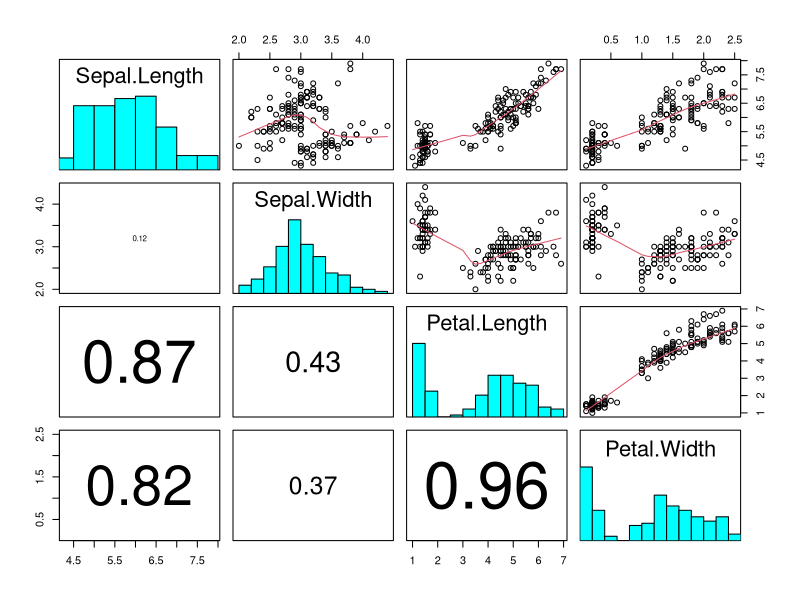
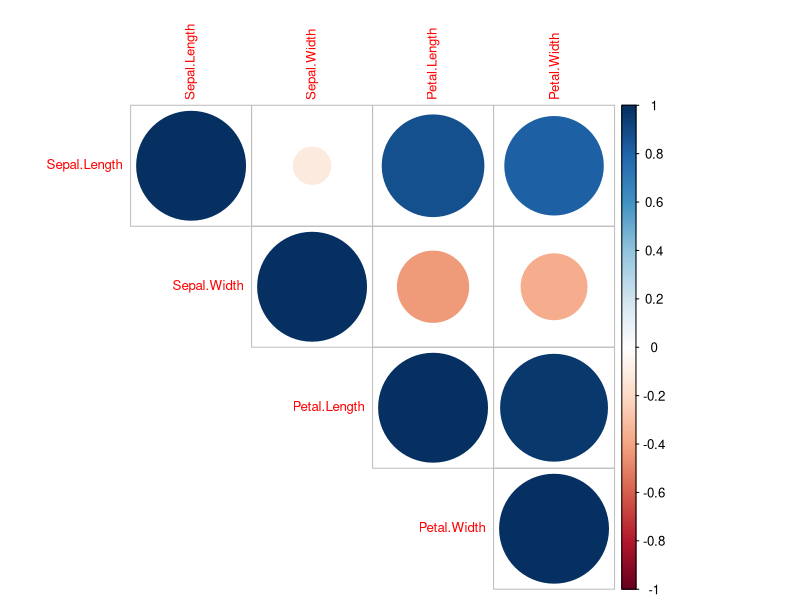
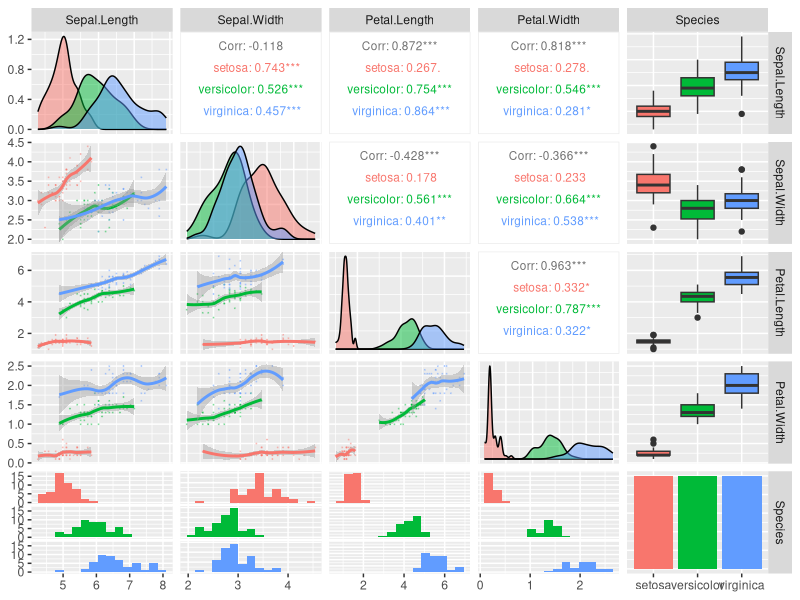

Write R code to recreate these figures, in order.

library(tidyverse)
library(datasets)

##### Paloma exploratory plot #####

panel.hist <- function(x, ...)
{
  usr <- par("usr"); on.exit(par(usr))
  par(usr = c(usr[1:2], 0, 1.5) )
  h <- hist(x, plot = FALSE)
  breaks <- h$breaks; nB <- length(breaks)
  y <- h$counts; y <- y/max(y)
  rect(breaks[-nB], 0, breaks[-1], y, col="cyan", ...)
}
panel.cor <- function(x, y, digits=2, prefix="", cex.cor, ...)
{
  usr <- par("usr"); on.exit(par(usr))
  par(usr = c(0, 1, 0, 1))
  r <- abs(cor(x, y))
  txt <- format(c(r, 0.123456789), digits=digits)[1]
  txt <- paste(prefix, txt, sep="")
  if(missing(cex.cor)) cex.cor <- 0.8/strwidth(txt)
  text(0.5, 0.5, txt, cex = cex.cor*r) # * r) to have coefficients in the same size
}

df <- iris %>% 
  dplyr::select(Sepal.Length:Petal.Width)

pairs(df, diag.panel = panel.hist, 
      upper.panel = panel.smooth, lower.panel = panel.cor,
      na.omit=TRUE)


##### Sophie correlogram #####

library(corrplot)

c <- iris %>% 
  dplyr::select(Sepal.Length:Petal.Width)
  
c2 <- cor(c,method = "pearson")

corrplot(c2, method="circle",type="upper", tl.pos="td", tl.cex=0.8, 
         mar = c(0,1,1,5))


##### Ggpairs <3 #####

library(GGally)

iris %>% 
  ggpairs(aes(color = Species), 
          upper = list(continuous = wrap('cor', size = 3)),
          lower = list(combo = wrap("facethist", bins = 15), 
                       continuous = wrap("smooth_loess", alpha=0.3, size=0.1)),
          diag = list(continuous = wrap("densityDiag", alpha = 0.5)))







